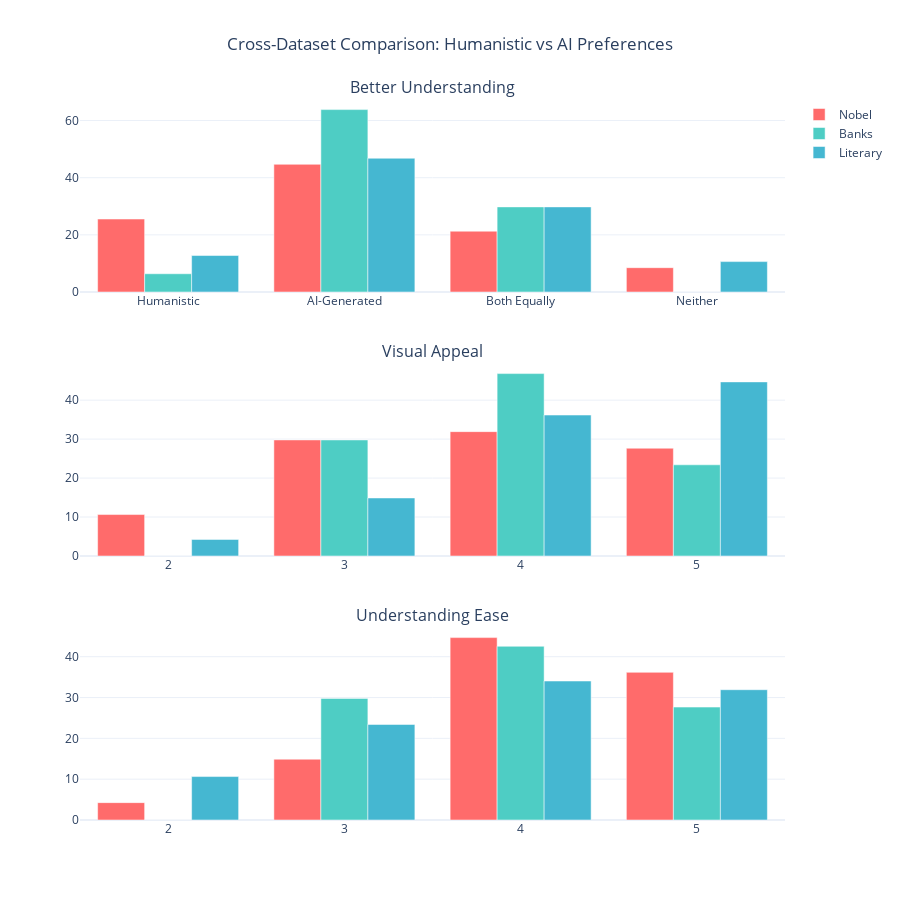

Here is the notebook cell this chart was saved with:
### Markdown cell above
## 📊 Cross-Dataset Comparative Analysis

This section compares user preferences across all three datasets to identify patterns, trends, and contextual differences in visualization preferences.

### Code cell
print("CROSS-DATASET COMPARISON")

# First, let's check what columns are actually available for each dataset
print("Available columns by dataset:")

nobel_cols = [col for col in df_clean.columns if 'nobel' in col.lower()]
banks_cols = [col for col in df_clean.columns if 'banks' in col.lower()]
literary_cols = [col for col in df_clean.columns if 'literary' in col.lower()]

print(f"Nobel: {nobel_cols}")
print(f"Banks: {banks_cols}")
print(f"Literary: {literary_cols}")

# Find common column patterns
common_patterns = []
for pattern in ['better_understanding', 'confidence', 'visual_appeal', 'understanding_ease']:
    nobel_col = f'nobel_{pattern}'
    banks_col = f'banks_{pattern}'
    literary_col = f'literary_{pattern}'
    
    if nobel_col in df_clean.columns and banks_col in df_clean.columns and literary_col in df_clean.columns:
        common_patterns.append(pattern)

print(f"\nCommon patterns found: {common_patterns}")

# Create comparison visualization for available patterns
if common_patterns:
    # Create comparison bar chart for each common pattern
    fig = make_subplots(rows=len(common_patterns), cols=1, 
                        subplot_titles=[pattern.replace('_', ' ').title() for pattern in common_patterns],
                        vertical_spacing=0.1)

    colors = ['#FF6B6B', '#4ECDC4', '#45B7D1']
    
    for i, pattern in enumerate(common_patterns):
        nobel_col = f'nobel_{pattern}'
        banks_col = f'banks_{pattern}'
        literary_col = f'literary_{pattern}'
        
        # Get data for this pattern
        nobel_data = df_clean[nobel_col].value_counts(normalize=True) * 100
        banks_data = df_clean[banks_col].value_counts(normalize=True) * 100
        literary_data = df_clean[literary_col].value_counts(normalize=True) * 100
        
        # Get all unique categories
        all_categories = set(nobel_data.index) | set(banks_data.index) | set(literary_data.index)
        
        # Create data for each dataset
        for j, (name, data, color) in enumerate([('Nobel', nobel_data, colors[0]), 
                                                ('Banks', banks_data, colors[1]), 
                                                ('Literary', literary_data, colors[2])]):
            categories = list(all_categories)
            values = [data.get(cat, 0) for cat in categories]
            
            fig.add_trace(go.Bar(name=name, x=categories, y=values, 
                               marker_color=color, showlegend=(i==0)), 
                         row=i+1, col=1)

    fig.update_layout(
        title_text="Cross-Dataset Comparison: Humanistic vs AI Preferences",
        title_x=0.5,
        height=300 * len(common_patterns),
        barmode='group'
    )
    
    fig.show()

    # Summary statistics
    print("\nCOMPARISON SUMMARY:")
    for pattern in common_patterns:
        print(f"\n{pattern.replace('_', ' ').title()}:")
        
        nobel_col = f'nobel_{pattern}'
        banks_col = f'banks_{pattern}'
        literary_col = f'literary_{pattern}'
        
        # Calculate AI-Generated vs Humanistic preferences
        for dataset, col in [('Nobel', nobel_col), ('Banks', banks_col), ('Literary', literary_col)]:
            data = df_clean[col].value_counts(normalize=True) * 100
            ai_pct = data.get('AI-Generated', 0)
            human_pct = data.get('Humanistic', 0)
            both_pct = data.get('Both Equally', 0)
            print(f"  {dataset}: AI={ai_pct:.1f}%, Humanistic={human_pct:.1f}%, Both={both_pct:.1f}%")

else:
    print("No common patterns found for comparison")

print("\nCross-dataset analysis complete")

### Figure 1 — Plotly figure (JSON) as saved in the notebook; plotly's stock layout.template omitted (floating-point values rounded to 4 significant figures)
{"data": [{"marker": {"color": "#FF6B6B"}, "name": "Nobel", "showlegend": true, "type": "bar", "x": ["Humanistic", "AI-Generated", "Both Equally", "Neither"], "xaxis": "x", "y": [25.53, 44.68, 21.28, 8.511], "yaxis": "y"}, {"marker": {"color": "#4ECDC4"}, "name": "Banks", "showlegend": true, "type": "bar", "x": ["Humanistic", "AI-Generated", "Both Equally", "Neither"], "xaxis": "x", "y": [6.383, 63.83, 29.79, 0], "yaxis": "y"}, {"marker": {"color": "#45B7D1"}, "name": "Literary", "showlegend": true, "type": "bar", "x": ["Humanistic", "AI-Generated", "Both Equally", "Neither"], "xaxis": "x", "y": [12.77, 46.81, 29.79, 10.64], "yaxis": "y"}, {"marker": {"color": "#FF6B6B"}, "name": "Nobel", "showlegend": false, "type": "bar", "x": [2, 3, 4, 5], "xaxis": "x2", "y": [10.64, 29.79, 31.91, 27.66], "yaxis": "y2"}, {"marker": {"color": "#4ECDC4"}, "name": "Banks", "showlegend": false, "type": "bar", "x": [2, 3, 4, 5], "xaxis": "x2", "y": [0, 29.79, 46.81, 23.4], "yaxis": "y2"}, {"marker": {"color": "#45B7D1"}, "name": "Literary", "showlegend": false, "type": "bar", "x": [2, 3, 4, 5], "xaxis": "x2", "y": [4.255, 14.89, 36.17, 44.68], "yaxis": "y2"}, {"marker": {"color": "#FF6B6B"}, "name": "Nobel", "showlegend": false, "type": "bar", "x": [2, 3, 4, 5], "xaxis": "x3", "y": [4.255, 14.89, 44.68, 36.17], "yaxis": "y3"}, {"marker": {"color": "#4ECDC4"}, "name": "Banks", "showlegend": false, "type": "bar", "x": [2, 3, 4, 5], "xaxis": "x3", "y": [0, 29.79, 42.55, 27.66], "yaxis": "y3"}, {"marker": {"color": "#45B7D1"}, "name": "Literary", "showlegend": false, "type": "bar", "x": [2, 3, 4, 5], "xaxis": "x3", "y": [10.64, 23.4, 34.04, 31.91], "yaxis": "y3"}], "layout": {"annotations": [{"font": {"size": 16}, "showarrow": false, "text": "Better Understanding", "x": 0.5, "xanchor": "center", "xref": "paper", "y": 1, "yanchor": "bottom", "yref": "paper"}, {"font": {"size": 16}, "showarrow": false, "text": "Visual Appeal", "x": 0.5, "xanchor": "center", "xref": "paper", "y": 0.6333, "yanchor": "bottom", "yref": "paper"}, {"font": {"size": 16}, "showarrow": false, "text": "Understanding Ease", "x": 0.5, "xanchor": "center", "xref": "paper", "y": 0.2667, "yanchor": "bottom", "yref": "paper"}], "barmode": "group", "height": 900, "title": {"text": "Cross-Dataset Comparison: Humanistic vs AI Preferences", "x": 0.5}, "xaxis": {"anchor": "y", "domain": [0, 1]}, "xaxis2": {"anchor": "y2", "domain": [0, 1]}, "xaxis3": {"anchor": "y3", "domain": [0, 1]}, "yaxis": {"anchor": "x", "domain": [0.7333, 1]}, "yaxis2": {"anchor": "x2", "domain": [0.3667, 0.6333]}, "yaxis3": {"anchor": "x3", "domain": [0, 0.2667]}}}
